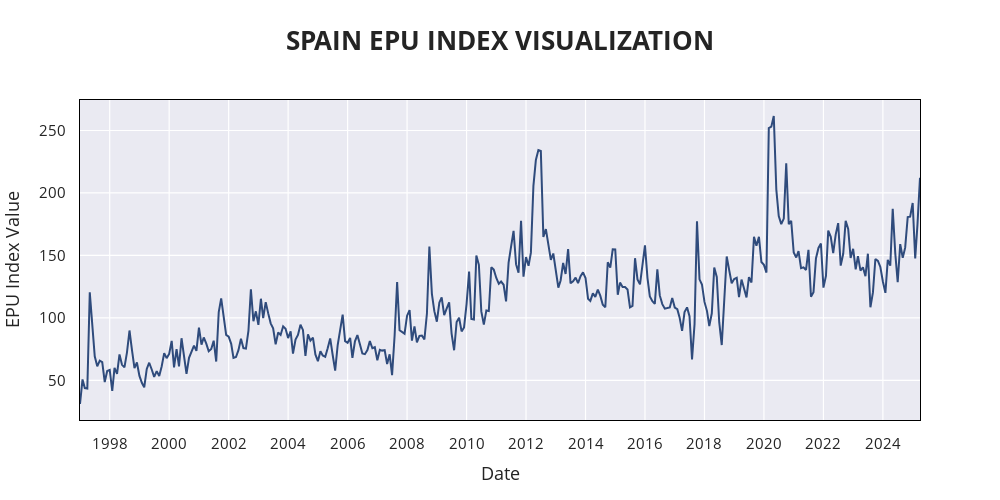

Here is the notebook cell this chart was saved with:
### Code cell
fig = go.Figure()
# testing
fig.add_trace(go.Scatter(
    x=df['Date'],
    y=df['Index value'],
    mode='lines',
    name='EPU Index',
    line=dict(color="#2f4b7c", width=2),
))

fig.update_layout(
    title=dict(
        text='<b>SPAIN EPU INDEX VISUALIZATION</b>',
        x=0.5,
        font=dict(size=26)
    ),
    xaxis_title='Date',
    yaxis_title='EPU Index Value',
    width=1000,
    height=500,
    template='seaborn',
    font=dict(size=15),
    legend=dict(
        orientation='h',
        yanchor='bottom',
        y=1.02,
        xanchor='right',
        x=1,
        font=dict(size=15)
    )
)

fig.update_xaxes(
    showgrid=True,
    gridwidth=1.2,
    dtick="M24",
    tickformat="%Y",
    showline=True,
    linewidth=1,
    linecolor='black',
    mirror=True,
    ticklabelstandoff=10  # khoảng cách tick với trục
)

fig.update_yaxes(
    showgrid=True,
    gridwidth=1.2,
    zeroline=True,
    zerolinewidth=1.5,
    showline=True,
    linewidth=1,
    linecolor='black',
    mirror=True,
    ticklabelstandoff=10
)


fig.show()

### Figure 1 — Plotly figure (JSON) as saved in the notebook; plotly's stock layout.template omitted (floating-point values rounded to 4 significant figures; data arrays with more than 128 entries replaced by an {"elided": "..."} marker saying what was removed)
{"data": [{"line": {"color": "#2f4b7c", "width": 2}, "mode": "lines", "name": "EPU Index", "type": "scatter", "x": {"elided": "340 str values"}, "y": {"elided": "340 float values"}}], "layout": {"font": {"size": 15}, "height": 500, "legend": {"font": {"size": 15}, "orientation": "h", "x": 1, "xanchor": "right", "y": 1.02, "yanchor": "bottom"}, "title": {"font": {"size": 26}, "text": "<b>SPAIN EPU INDEX VISUALIZATION</b>", "x": 0.5}, "width": 1000, "xaxis": {"dtick": "M24", "gridwidth": 1.2, "linecolor": "black", "linewidth": 1, "mirror": true, "showgrid": true, "showline": true, "tickformat": "%Y", "ticklabelstandoff": 10, "title": {"text": "Date"}}, "yaxis": {"gridwidth": 1.2, "linecolor": "black", "linewidth": 1, "mirror": true, "showgrid": true, "showline": true, "ticklabelstandoff": 10, "title": {"text": "EPU Index Value"}, "zeroline": true, "zerolinewidth": 1.5}}}
